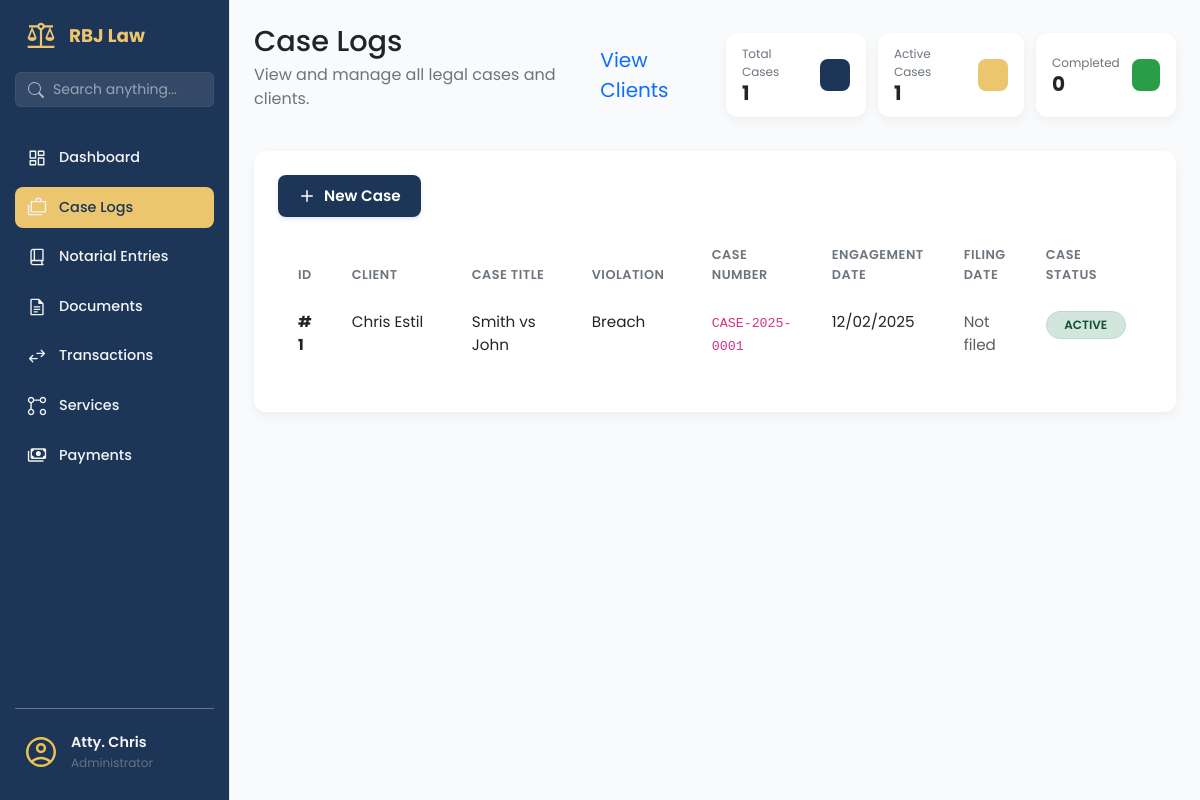
/cases/ (signed in), run on an earlier commit of the app's database.
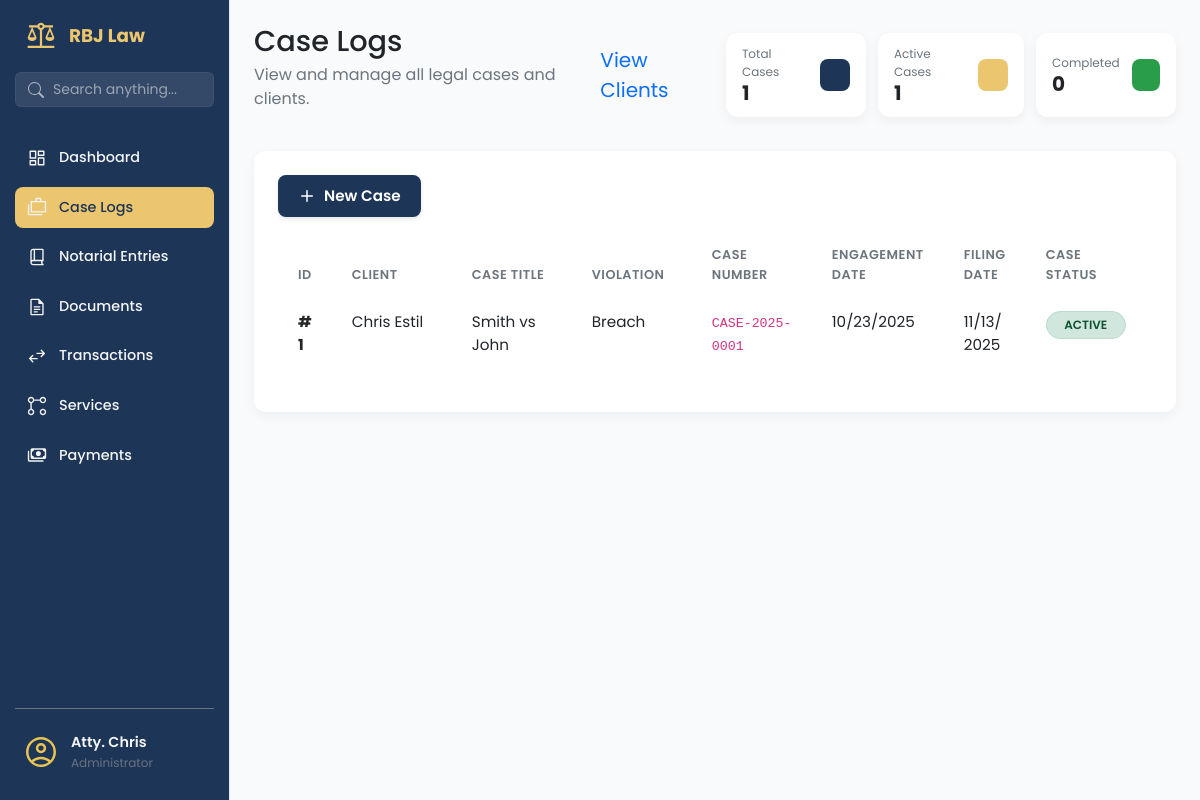
And on a later commit of the database.
### app/models/case_mdl.py (models this page shows, shortened)
class Case(db.Model):
    __tablename__ = 'cases'
    id = db.Column(db.Integer, primary_key=True)
    case_number = db.Column(db.String(100), unique=True, nullable=False)
    title = db.Column(db.String(255), nullable=False)
    case_category = db.Column(db.String(50), default='individual', nullable=False)  # 'individual' or 'corporate'
    case_type = db.Column(db.String(100), nullable=False)
    violation = db.Column(db.String(255), nullable=True)
    status = db.Column(db.String(50), default='active', nullable=False)
    engagement_date = db.Column(db.Date, nullable=False)
    filing_date = db.Column(db.Date, nullable=True)
    client_id = db.Column(db.Integer, db.ForeignKey('clients.id'), nullable=False)
    assigned_attorney_id = db.Column(db.Integer, db.ForeignKey('users.id'), nullable=True)
    created_at = db.Column(db.DateTime, default=datetime.utcnow)
    updated_at = db.Column(db.DateTime, default=datetime.utcnow, onupdate=datetime.utcnow)
    client = db.relationship('Client', backref='cases', lazy=True)
    assigned_attorney = db.relationship('User', backref='assigned_cases', lazy=True)

### app/models/client_mdl.py (models this page shows, shortened)
class Client(db.Model):
    __tablename__ = 'clients'
    id = db.Column(db.Integer, primary_key=True)
    client_first_name = db.Column(db.String(100), nullable=False)
    client_last_name = db.Column(db.String(100), nullable=False)
    client_address = db.Column(db.String(255), nullable=False)
    client_email = db.Column(db.String(120), nullable=False, unique=True)
    client_phone = db.Column(db.String(50))
    client_role = db.Column(db.String(50))
    notes = db.Column(db.Text)
    is_active = db.Column(db.Boolean, default=True, nullable=False)
    deleted_at = db.Column(db.DateTime, nullable=True)
    @property
    def full_name(self):
        return f"{self.client_first_name} {self.client_last_name}"

### app/routes/case_routes.py (the view)
@case_bp.route('/')
@login_required
def list_cases():
    cases = CaseService.get_all_cases()
    return render_template('cases/list.html', cases=cases)

### app/services/case_service.py (called while the page is built)
    @staticmethod
    def get_all_cases():
        return Case.query.order_by(Case.created_at.desc()).all()

### app/templates/cases/list.html (shortened to what the changed rows need)
{% extends "base.html" %}
{% block content %}
<main class="dashboard-content">
    <header class="dashboard-header">
        <div>
            <h1>Case Logs</h1>
        </div>
    </header>
    <section class="dashboard-panels-bottom dashboard-panels-bottom--single">
        <div class="panel-card" style="width: 100%;">
            <div class="table-wrapper panel-card__body">
                <table class="table client-table">
                    <colgroup>
                    </colgroup>
                    <thead>
                        <tr>
                            <th data-sort-key="id">ID</th>
                            <th data-sort-key="client">Client</th>
                            <th data-sort-key="case-title">Case Title</th>
                            <th data-sort-key="violation">Violation</th>
                            <th data-sort-key="case-number">Case Number</th>
                            <th data-sort-key="engagement-date">Engagement Date</th>
                            <th data-sort-key="filing-date">Filing Date</th>
                            <th data-sort-key="status">Case Status</th>
                            <th>Actions</th>
                        </tr>
                    </thead>
                    <tbody>
                        {% for case in cases %}
                        <tr>
                            <td><strong>#{{ case.id }}</strong></td>
                            <td>
                                {% if case.client %}
                                {{ case.client.full_name }}
                                {% else %}
                                <span class="text-muted">No Client</span>
                                {% endif %}
                            </td>
                            <td>{{ case.title }}</td>
                            <td>{{ case.violation or 'N/A' }}</td>
                            <td><code>{{ case.case_number }}</code></td>
                            <td>{{ case.engagement_date.strftime('%m/%d/%Y') }}</td>
                            <td>
                                {% if case.filing_date %}
                                {{ case.filing_date.strftime('%m/%d/%Y') }}
                                {% else %}
                                <span class="text-muted">Not filed</span>
                                {% endif %}
                            </td>
                            <td>
                                <span class="status-tag status-tag--{{ case.status }}">
                                    {{ case.status|title }}
                                </span>
                            </td>
                            <td>
                            </td>
                        </tr>
                        {% endfor %}
                    </tbody>
                </table>
            </div>
        </div>
    </section>
</main>
{% endblock %}

What changed in the data, as far as the page shows it:
changed Case "Smith vs John": engagement_date "12/02/2025" → "10/23/2025"; filing_date (not shown) → "11/13/2025"; no longer shows "Not filed"
